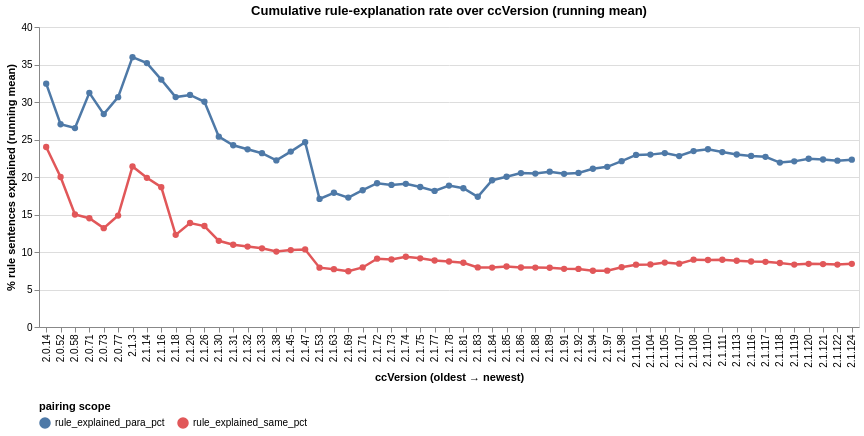

Notebook source saved alongside this figure:
### Markdown cell above
### Cumulative `pct_explained_para` over ccVersion

The headline welfare question made visible: **as new files are added across Claude Code releases, has the explanation rate gone up or stayed flat?**

The line below is the running mean of `rule_explained_para_pct` across all files with `ccVersion ≤ V`. The rightmost value equals the per-file corpus mean. A monotonically rising line = Anthropic is genuinely getting better at explaining rules over time. A flat line = the imperative-without-reason baseline is the system's stable equilibrium, not a transient.

Annotation: tooltip shows `n_files_so_far` so you can spot the version steps where the corpus grew significantly.

### Code cell
"""Cumulative pct_explained_para across ccVersion — the welfare question made visible."""

cum_re = cumulative_by_version(
    alt_df[(alt_df["ccVersion"] != "") & alt_df["rule_explained_para_pct"].notna()],
    ["rule_explained_para_pct", "rule_explained_same_pct"],
    agg="mean",
)

ver_order_cum = (
    alt_df[alt_df["ccVersion"] != ""]
    .drop_duplicates("ccVersion").sort_values("ccVersion_sort")["ccVersion"].tolist()
)

cum_re_chart = (
    alt.Chart(cum_re)
    .mark_line(point=alt.OverlayMarkDef(filled=True, size=40), strokeWidth=2.5)
    .encode(
        x=alt.X("ccVersion:N", sort=ver_order_cum,
                title="ccVersion (oldest → newest)",
                axis=alt.Axis(labelAngle=-90, labelLimit=80, labelOverlap=False)),
        y=alt.Y("value:Q", title="% rule sentences explained (running mean)"),
        color=alt.Color("metric:N",
                        scale=alt.Scale(
                            domain=["rule_explained_para_pct", "rule_explained_same_pct"],
                            range=["#4e79a7", "#e15759"]),
                        legend=alt.Legend(title="pairing scope", orient="bottom")),
        tooltip=[
            alt.Tooltip("ccVersion:N"),
            alt.Tooltip("metric:N"),
            alt.Tooltip("value:Q", format=".3f", title="running mean"),
            alt.Tooltip("n_files_so_far:Q", title="files ≤ V"),
        ],
    )
    .properties(width=820, height=300,
                title="Cumulative rule-explanation rate over ccVersion (running mean)")
)

cum_re_chart

### Figure 1 — Vega-Lite specification as saved in the notebook (floating-point values rounded to 4 significant figures)
{"config": {"view": {"continuousWidth": 300, "continuousHeight": 300}}, "data": {"name": "data-5af338cc08f835a5d3e9d675d19d6734"}, "mark": {"type": "line", "point": {"filled": true, "size": 40}, "strokeWidth": 2.5}, "encoding": {"color": {"field": "metric", "legend": {"orient": "bottom", "title": "pairing scope"}, "scale": {"domain": ["rule_explained_para_pct", "rule_explained_same_pct"], "range": ["#4e79a7", "#e15759"]}, "type": "nominal"}, "tooltip": [{"field": "ccVersion", "type": "nominal"}, {"field": "metric", "type": "nominal"}, {"field": "value", "format": ".3f", "title": "running mean", "type": "quantitative"}, {"field": "n_files_so_far", "title": "files ≤ V", "type": "quantitative"}], "x": {"axis": {"labelAngle": -90, "labelLimit": 80, "labelOverlap": false}, "field": "ccVersion", "sort": ["2.0.14", "2.0.52", "2.0.58", "2.0.71", "2.0.73", "2.0.77", "2.1.3", "2.1.14", "2.1.16", "2.1.18", "2.1.20", "2.1.26", "2.1.30", "2.1.31", "2.1.32", "2.1.33", "2.1.38", "2.1.45", "2.1.47", "2.1.53", "2.1.63", "2.1.69", "2.1.71", "2.1.72", "2.1.73", "2.1.74", "2.1.75", "2.1.77", "2.1.78", "2.1.79", "2.1.81", "2.1.83", "2.1.84", "2.1.85", "2.1.86", "2.1.88", "2.1.89", "2.1.91", "2.1.92", "2.1.94", "2.1.97", "2.1.98", "2.1.101", "2.1.104", "2.1.105", "2.1.107", "2.1.108", "2.1.110", "2.1.111", "2.1.113", "2.1.116", "2.1.117", "2.1.118", "2.1.119", "2.1.120", "2.1.121", "2.1.122", "2.1.124"], "title": "ccVersion (oldest → newest)", "type": "nominal"}, "y": {"field": "value", "title": "% rule sentences explained (running mean)", "type": "quantitative"}}, "height": 300, "title": "Cumulative rule-explanation rate over ccVersion (running mean)", "width": 820, "$schema": "https://vega.github.io/schema/vega-lite/v6.4.1.json", "datasets": {"data-5af338cc08f835a5d3e9d675d19d6734": [{"ccVersion": "2.0.14", "ccVersion_sort": [2, 0, 14], "metric": "rule_explained_para_pct", "value": 32.44, "n_files_so_far": 5}, {"ccVersion": "2.0.52", "ccVersion_sort": [2, 0, 52], "metric": "rule_explained_para_pct", "value": 27.04, "n_files_so_far": 6}, {"ccVersion": "2.0.58", "ccVersion_sort": [2, 0, 58], "metric": "rule_explained_para_pct", "value": 26.53, "n_files_so_far": 8}, {"ccVersion": "2.0.71", "ccVersion_sort": [2, 0, 71], "metric": "rule_explained_para_pct", "value": 31.22, "n_files_so_far": 10}, {"ccVersion": "2.0.73", "ccVersion_sort": [2, 0, 73], "metric": "rule_explained_para_pct", "value": 28.38, "n_files_so_far": 11}, {"ccVersion": "2.0.77", "ccVersion_sort": [2, 0, 77], "metric": "rule_explained_para_pct", "value": 30.65, "n_files_so_far": 12}, {"ccVersion": "2.1.3", "ccVersion_sort": [2, 1, 3], "metric": "rule_explained_para_pct", "value": 35.98, "n_files_so_far": 13}, {"ccVersion": "2.1.14", "ccVersion_sort": [2, 1, 14], "metric": "rule_explained_para_pct", "value": 35.19, "n_files_so_far": 15}, {"ccVersion": "2.1.16", "ccVersion_sort": [2, 1, 16], "metric": "rule_explained_para_pct", "value": 32.99, "n_files_so_far": 16}, {"ccVersion": "2.1.18", "ccVersion_sort": [2, 1, 18], "metric": "rule_explained_para_pct", "value": 30.66, "n_files_so_far": 27}, {"ccVersion": "2.1.20", "ccVersion_sort": [2, 1, 20], "metric": "rule_explained_para_pct", "value": 30.94, "n_files_so_far": 33}, {"ccVersion": "2.1.26", "ccVersion_sort": [2, 1, 26], "metric": "rule_explained_para_pct", "value": 30.03, "n_files_so_far": 34}, {"ccVersion": "2.1.30", "ccVersion_sort": [2, 1, 30], "metric": "rule_explained_para_pct", "value": 25.38, "n_files_so_far": 42}, {"ccVersion": "2.1.31", "ccVersion_sort": [2, 1, 31], "metric": "rule_explained_para_pct", "value": 24.23, "n_files_so_far": 44}, {"ccVersion": "2.1.32", "ccVersion_sort": [2, 1, 32], "metric": "rule_explained_para_pct", "value": 23.69, "n_files_so_far": 45}, {"ccVersion": "2.1.33", "ccVersion_sort": [2, 1, 33], "metric": "rule_explained_para_pct", "value": 23.18, "n_files_so_far": 46}, {"ccVersion": "2.1.38", "ccVersion_sort": [2, 1, 38], "metric": "rule_explained_para_pct", "value": 22.21, "n_files_so_far": 48}, {"ccVersion": "2.1.45", "ccVersion_sort": [2, 1, 45], "metric": "rule_explained_para_pct", "value": 23.39, "n_files_so_far": 49}, {"ccVersion": "2.1.47", "ccVersion_sort": [2, 1, 47], "metric": "rule_explained_para_pct", "value": 24.64, "n_files_so_far": 50}, {"ccVersion": "2.1.53", "ccVersion_sort": [2, 1, 53], "metric": "rule_explained_para_pct", "value": 17.07, "n_files_so_far": 78}, {"ccVersion": "2.1.63", "ccVersion_sort": [2, 1, 63], "metric": "rule_explained_para_pct", "value": 17.9, "n_files_so_far": 80}, {"ccVersion": "2.1.69", "ccVersion_sort": [2, 1, 69], "metric": "rule_explained_para_pct", "value": 17.25, "n_files_so_far": 83}, {"ccVersion": "2.1.71", "ccVersion_sort": [2, 1, 71], "metric": "rule_explained_para_pct", "value": 18.24, "n_files_so_far": 84}, {"ccVersion": "2.1.72", "ccVersion_sort": [2, 1, 72], "metric": "rule_explained_para_pct", "value": 19.17, "n_files_so_far": 86}, {"ccVersion": "2.1.73", "ccVersion_sort": [2, 1, 73], "metric": "rule_explained_para_pct", "value": 18.95, "n_files_so_far": 87}, {"ccVersion": "2.1.74", "ccVersion_sort": [2, 1, 74], "metric": "rule_explained_para_pct", "value": 19.08, "n_files_so_far": 89}, {"ccVersion": "2.1.75", "ccVersion_sort": [2, 1, 75], "metric": "rule_explained_para_pct", "value": 18.66, "n_files_so_far": 91}, {"ccVersion": "2.1.77", "ccVersion_sort": [2, 1, 77], "metric": "rule_explained_para_pct", "value": 18.14, "n_files_so_far": 94}, {"ccVersion": "2.1.78", "ccVersion_sort": [2, 1, 78], "metric": "rule_explained_para_pct", "value": 18.86, "n_files_so_far": 99}, {"ccVersion": "2.1.81", "ccVersion_sort": [2, 1, 81], "metric": "rule_explained_para_pct", "value": 18.5, "n_files_so_far": 103}, {"ccVersion": "2.1.83", "ccVersion_sort": [2, 1, 83], "metric": "rule_explained_para_pct", "value": 17.36, "n_files_so_far": 111}, {"ccVersion": "2.1.84", "ccVersion_sort": [2, 1, 84], "metric": "rule_explained_para_pct", "value": 19.57, "n_files_so_far": 119}, {"ccVersion": "2.1.85", "ccVersion_sort": [2, 1, 85], "metric": "rule_explained_para_pct", "value": 20.03, "n_files_so_far": 120}, {"ccVersion": "2.1.86", "ccVersion_sort": [2, 1, 86], "metric": "rule_explained_para_pct", "value": 20.52, "n_files_so_far": 122}, {"ccVersion": "2.1.88", "ccVersion_sort": [2, 1, 88], "metric": "rule_explained_para_pct", "value": 20.46, "n_files_so_far": 129}, {"ccVersion": "2.1.89", "ccVersion_sort": [2, 1, 89], "metric": "rule_explained_para_pct", "value": 20.71, "n_files_so_far": 131}, {"ccVersion": "2.1.91", "ccVersion_sort": [2, 1, 91], "metric": "rule_explained_para_pct", "value": 20.42, "n_files_so_far": 134}, {"ccVersion": "2.1.92", "ccVersion_sort": [2, 1, 92], "metric": "rule_explained_para_pct", "value": 20.54, "n_files_so_far": 136}, {"ccVersion": "2.1.94", "ccVersion_sort": [2, 1, 94], "metric": "rule_explained_para_pct", "value": 21.1, "n_files_so_far": 145}, {"ccVersion": "2.1.97", "ccVersion_sort": [2, 1, 97], "metric": "rule_explained_para_pct", "value": 21.35, "n_files_so_far": 148}, {"ccVersion": "2.1.98", "ccVersion_sort": [2, 1, 98], "metric": "rule_explained_para_pct", "value": 22.11, "n_files_so_far": 152}, {"ccVersion": "2.1.101", "ccVersion_sort": [2, 1, 101], "metric": "rule_explained_para_pct", "value": 22.95, "n_files_so_far": 159}, {"ccVersion": "2.1.104", "ccVersion_sort": [2, 1, 104], "metric": "rule_explained_para_pct", "value": 22.98, "n_files_so_far": 160}, {"ccVersion": "2.1.105", "ccVersion_sort": [2, 1, 105], "metric": "rule_explained_para_pct", "value": 23.19, "n_files_so_far": 172}, {"ccVersion": "2.1.107", "ccVersion_sort": [2, 1, 107], "metric": "rule_explained_para_pct", "value": 22.79, "n_files_so_far": 175}, {"ccVersion": "2.1.108", "ccVersion_sort": [2, 1, 108], "metric": "rule_explained_para_pct", "value": 23.46, "n_files_so_far": 179}, {"ccVersion": "2.1.110", "ccVersion_sort": [2, 1, 110], "metric": "rule_explained_para_pct", "value": 23.7, "n_files_so_far": 180}, {"ccVersion": "2.1.111", "ccVersion_sort": [2, 1, 111], "metric": "rule_explained_para_pct", "value": 23.32, "n_files_so_far": 191}, {"ccVersion": "2.1.113", "ccVersion_sort": [2, 1, 113], "metric": "rule_explained_para_pct", "value": 23.0, "n_files_so_far": 194}, {"ccVersion": "2.1.116", "ccVersion_sort": [2, 1, 116], "metric": "rule_explained_para_pct", "value": 22.81, "n_files_so_far": 197}, {"ccVersion": "2.1.117", "ccVersion_sort": [2, 1, 117], "metric": "rule_explained_para_pct", "value": 22.69, "n_files_so_far": 198}, {"ccVersion": "2.1.118", "ccVersion_sort": [2, 1, 118], "metric": "rule_explained_para_pct", "value": 21.93, "n_files_so_far": 217}, {"ccVersion": "2.1.119", "ccVersion_sort": [2, 1, 119], "metric": "rule_explained_para_pct", "value": 22.08, "n_files_so_far": 237}, {"ccVersion": "2.1.120", "ccVersion_sort": [2, 1, 120], "metric": "rule_explained_para_pct", "value": 22.43, "n_files_so_far": 245}, {"ccVersion": "2.1.121", "ccVersion_sort": [2, 1, 121], "metric": "rule_explained_para_pct", "value": 22.34, "n_files_so_far": 246}, {"ccVersion": "2.1.122", "ccVersion_sort": [2, 1, 122], "metric": "rule_explained_para_pct", "value": 22.18, "n_files_so_far": 249}, {"ccVersion": "2.1.124", "ccVersion_sort": [2, 1, 124], "metric": "rule_explained_para_pct", "value": 22.31, "n_files_so_far": 252}, {"ccVersion": "2.0.14", "ccVersion_sort": [2, 0, 14], "metric": "rule_explained_same_pct", "value": 24.0, "n_files_so_far": 5}, {"ccVersion": "2.0.52", "ccVersion_sort": [2, 0, 52], "metric": "rule_explained_same_pct", "value": 20.0, "n_files_so_far": 6}, {"ccVersion": "2.0.58", "ccVersion_sort": [2, 0, 58], "metric": "rule_explained_same_pct", "value": 15.0, "n_files_so_far": 8}, {"ccVersion": "2.0.71", "ccVersion_sort": [2, 0, 71], "metric": "rule_explained_same_pct", "value": 14.5, "n_files_so_far": 10}, {"ccVersion": "2.0.73", "ccVersion_sort": [2, 0, 73], "metric": "rule_explained_same_pct", "value": 13.18, "n_files_so_far": 11}, {"ccVersion": "2.0.77", "ccVersion_sort": [2, 0, 77], "metric": "rule_explained_same_pct", "value": 14.86, "n_files_so_far": 12}, {"ccVersion": "2.1.3", "ccVersion_sort": [2, 1, 3], "metric": "rule_explained_same_pct", "value": 21.41, "n_files_so_far": 13}, {"ccVersion": "2.1.14", "ccVersion_sort": [2, 1, 14], "metric": "rule_explained_same_pct", "value": 19.89, "n_files_so_far": 15}, {"ccVersion": "2.1.16", "ccVersion_sort": [2, 1, 16], "metric": "rule_explained_same_pct", "value": 18.65, "n_files_so_far": 16}, {"ccVersion": "2.1.18", "ccVersion_sort": [2, 1, 18], "metric": "rule_explained_same_pct", "value": 12.28, "n_files_so_far": 27}, {"ccVersion": "2.1.20", "ccVersion_sort": [2, 1, 20], "metric": "rule_explained_same_pct", "value": 13.87, "n_files_so_far": 33}, {"ccVersion": "2.1.26", "ccVersion_sort": [2, 1, 26], "metric": "rule_explained_same_pct", "value": 13.46, "n_files_so_far": 34}, {"ccVersion": "2.1.30", "ccVersion_sort": [2, 1, 30], "metric": "rule_explained_same_pct", "value": 11.49, "n_files_so_far": 42}, {"ccVersion": "2.1.31", "ccVersion_sort": [2, 1, 31], "metric": "rule_explained_same_pct", "value": 10.97, "n_files_so_far": 44}, {"ccVersion": "2.1.32", "ccVersion_sort": [2, 1, 32], "metric": "rule_explained_same_pct", "value": 10.73, "n_files_so_far": 45}, {"ccVersion": "2.1.33", "ccVersion_sort": [2, 1, 33], "metric": "rule_explained_same_pct", "value": 10.49, "n_files_so_far": 46}, {"ccVersion": "2.1.38", "ccVersion_sort": [2, 1, 38], "metric": "rule_explained_same_pct", "value": 10.06, "n_files_so_far": 48}, {"ccVersion": "2.1.45", "ccVersion_sort": [2, 1, 45], "metric": "rule_explained_same_pct", "value": 10.26, "n_files_so_far": 49}, {"ccVersion": "2.1.47", "ccVersion_sort": [2, 1, 47], "metric": "rule_explained_same_pct", "value": 10.34, "n_files_so_far": 50}, {"ccVersion": "2.1.53", "ccVersion_sort": [2, 1, 53], "metric": "rule_explained_same_pct", "value": 7.91, "n_files_so_far": 78}, {"ccVersion": "2.1.63", "ccVersion_sort": [2, 1, 63], "metric": "rule_explained_same_pct", "value": 7.713, "n_files_so_far": 80}, {"ccVersion": "2.1.69", "ccVersion_sort": [2, 1, 69], "metric": "rule_explained_same_pct", "value": 7.434, "n_files_so_far": 83}, {"ccVersion": "2.1.71", "ccVersion_sort": [2, 1, 71], "metric": "rule_explained_same_pct", "value": 7.941, "n_files_so_far": 84}, {"ccVersion": "2.1.72", "ccVersion_sort": [2, 1, 72], "metric": "rule_explained_same_pct", "value": 9.112, "n_files_so_far": 86}, {"ccVersion": "2.1.73", "ccVersion_sort": [2, 1, 73], "metric": "rule_explained_same_pct", "value": 9.008, "n_files_so_far": 87}, {"ccVersion": "2.1.74", "ccVersion_sort": [2, 1, 74], "metric": "rule_explained_same_pct", "value": 9.367, "n_files_so_far": 89}, {"ccVersion": "2.1.75", "ccVersion_sort": [2, 1, 75], "metric": "rule_explained_same_pct", "value": 9.161, "n_files_so_far": 91}, {"ccVersion": "2.1.77", "ccVersion_sort": [2, 1, 77], "metric": "rule_explained_same_pct", "value": 8.869, "n_files_so_far": 94}, {"ccVersion": "2.1.78", "ccVersion_sort": [2, 1, 78], "metric": "rule_explained_same_pct", "value": 8.735, "n_files_so_far": 99}, {"ccVersion": "2.1.81", "ccVersion_sort": [2, 1, 81], "metric": "rule_explained_same_pct", "value": 8.565, "n_files_so_far": 103}, {"ccVersion": "2.1.83", "ccVersion_sort": [2, 1, 83], "metric": "rule_explained_same_pct", "value": 7.947, "n_files_so_far": 111}, {"ccVersion": "2.1.84", "ccVersion_sort": [2, 1, 84], "metric": "rule_explained_same_pct", "value": 7.924, "n_files_so_far": 119}, {"ccVersion": "2.1.85", "ccVersion_sort": [2, 1, 85], "metric": "rule_explained_same_pct", "value": 8.067, "n_files_so_far": 120}, {"ccVersion": "2.1.86", "ccVersion_sort": [2, 1, 86], "metric": "rule_explained_same_pct", "value": 7.934, "n_files_so_far": 122}, {"ccVersion": "2.1.88", "ccVersion_sort": [2, 1, 88], "metric": "rule_explained_same_pct", "value": 7.926, "n_files_so_far": 129}, {"ccVersion": "2.1.89", "ccVersion_sort": [2, 1, 89], "metric": "rule_explained_same_pct", "value": 7.898, "n_files_so_far": 131}, {"ccVersion": "2.1.91", "ccVersion_sort": [2, 1, 91], "metric": "rule_explained_same_pct", "value": 7.757, "n_files_so_far": 134}, {"ccVersion": "2.1.92", "ccVersion_sort": [2, 1, 92], "metric": "rule_explained_same_pct", "value": 7.748, "n_files_so_far": 136}, {"ccVersion": "2.1.94", "ccVersion_sort": [2, 1, 94], "metric": "rule_explained_same_pct", "value": 7.497, "n_files_so_far": 145}, {"ccVersion": "2.1.97", "ccVersion_sort": [2, 1, 97], "metric": "rule_explained_same_pct", "value": 7.514, "n_files_so_far": 148}, {"ccVersion": "2.1.98", "ccVersion_sort": [2, 1, 98], "metric": "rule_explained_same_pct", "value": 7.974, "n_files_so_far": 152}, {"ccVersion": "2.1.101", "ccVersion_sort": [2, 1, 101], "metric": "rule_explained_same_pct", "value": 8.308, "n_files_so_far": 159}, {"ccVersion": "2.1.104", "ccVersion_sort": [2, 1, 104], "metric": "rule_explained_same_pct", "value": 8.346, "n_files_so_far": 160}, {"ccVersion": "2.1.105", "ccVersion_sort": [2, 1, 105], "metric": "rule_explained_same_pct", "value": 8.59, "n_files_so_far": 172}, {"ccVersion": "2.1.107", "ccVersion_sort": [2, 1, 107], "metric": "rule_explained_same_pct", "value": 8.443, "n_files_so_far": 175}, {"ccVersion": "2.1.108", "ccVersion_sort": [2, 1, 108], "metric": "rule_explained_same_pct", "value": 8.982, "n_files_so_far": 179}, {"ccVersion": "2.1.110", "ccVersion_sort": [2, 1, 110], "metric": "rule_explained_same_pct", "value": 8.932, "n_files_so_far": 180}, {"ccVersion": "2.1.111", "ccVersion_sort": [2, 1, 111], "metric": "rule_explained_same_pct", "value": 8.97, "n_files_so_far": 191}, {"ccVersion": "2.1.113", "ccVersion_sort": [2, 1, 113], "metric": "rule_explained_same_pct", "value": 8.831, "n_files_so_far": 194}, {"ccVersion": "2.1.116", "ccVersion_sort": [2, 1, 116], "metric": "rule_explained_same_pct", "value": 8.734, "n_files_so_far": 197}, {"ccVersion": "2.1.117", "ccVersion_sort": [2, 1, 117], "metric": "rule_explained_same_pct", "value": 8.69, "n_files_so_far": 198}, {"ccVersion": "2.1.118", "ccVersion_sort": [2, 1, 118], "metric": "rule_explained_same_pct", "value": 8.537, "n_files_so_far": 217}, {"ccVersion": "2.1.119", "ccVersion_sort": [2, 1, 119], "metric": "rule_explained_same_pct", "value": 8.318, "n_files_so_far": 237}, {"ccVersion": "2.1.120", "ccVersion_sort": [2, 1, 120], "metric": "rule_explained_same_pct", "value": 8.424, "n_files_so_far": 245}, {"ccVersion": "2.1.121", "ccVersion_sort": [2, 1, 121], "metric": "rule_explained_same_pct", "value": 8.39, "n_files_so_far": 246}, {"ccVersion": "2.1.122", "ccVersion_sort": [2, 1, 122], "metric": "rule_explained_same_pct", "value": 8.326, "n_files_so_far": 249}, {"ccVersion": "2.1.124", "ccVersion_sort": [2, 1, 124], "metric": "rule_explained_same_pct", "value": 8.425, "n_files_so_far": 252}]}}
